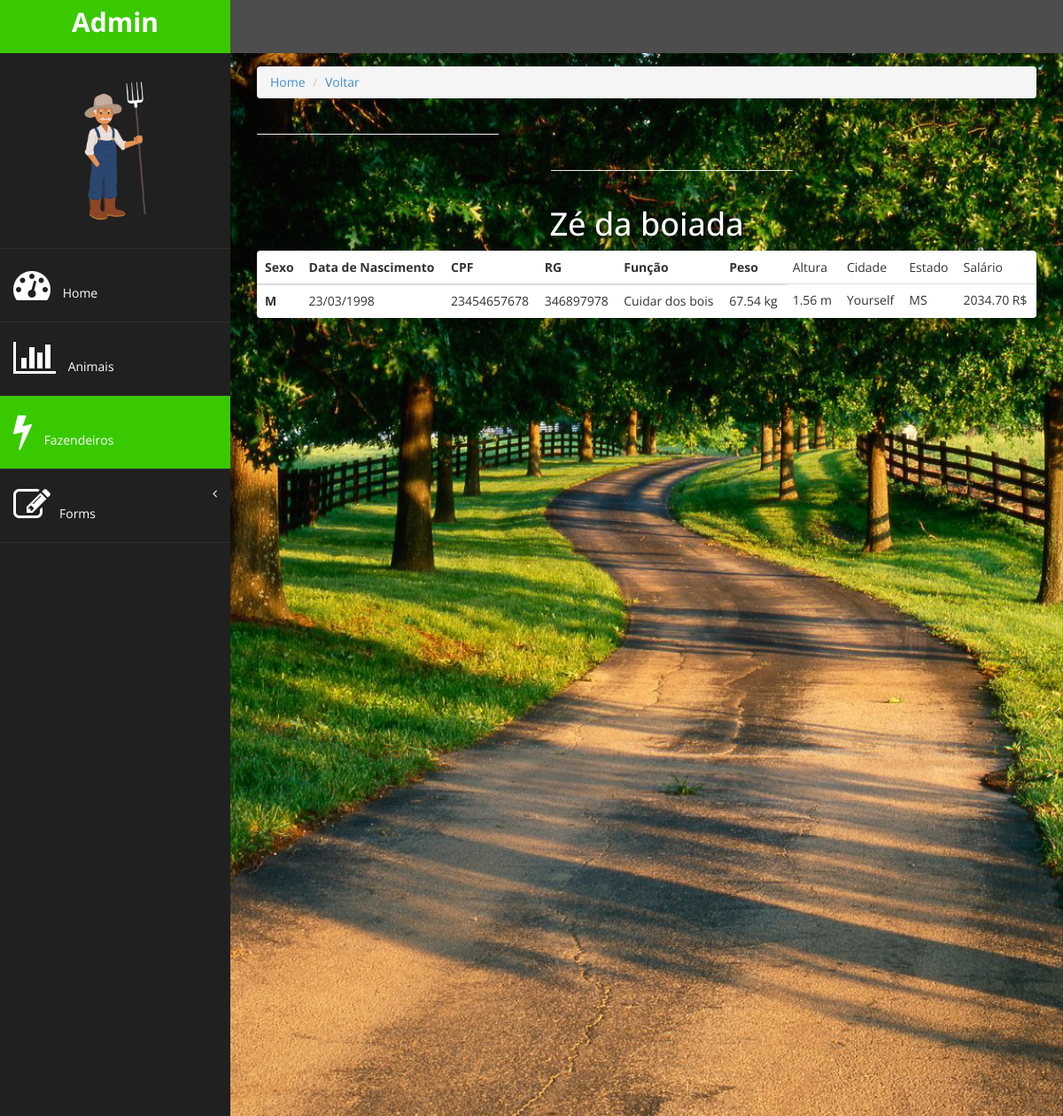
The page /gestao/fazendeiros/1/ on the database its author committed.
### gestao/models.py (models this page shows)
class Fazendeiro(models.Model):
      choices_estado = (
            ('AC','Acre'),
            ('ALA','lagoas'),
            ('AP','Amapá'),
            ('AMA','mazonas'),
            ('BA','Bahia'),
            ('CE','Ceará'),
            ('DF','Distrito Federal'),
            ('ES','Espírito Santo'),
            ('GO','Goiás'),
            ('MA','Maranhão'),
            ('MT','Mato Grosso'),
            ('MS','Mato Grosso do Sul'),
            ('MG','Minas Gerais'),
            ('PA','Pará'),
            ('PB','Paraíba'),
            ('PR','Paraná'),
            ('PE','Pernambuco'),
            ('PI','Piauí'),
            ('RR','Roraima'),
            ('RO','Rondônia'),
            ('RJ','Rio de Janeiro'),
            ('RN','Rio Grande do Norte'),
            ('RS','Rio Grande do Sul'),
            ('SC','Santa Catarina'),
            ('SP','São Paulo'),
            ('SE','Sergipe'),
            ('TO','Tocantins'),
      )
      sexo_choices = (
            ('M','Masculino'),
            ('F','Feminino')
      )
      nome = models.CharField(max_length=20)
      sexo = models.CharField(max_length=1, choices=sexo_choices)
      data_nasc = models.DateField()
      cpf = models.CharField(max_length=11)
      rg = models.CharField(max_length=9)
      funcao = models.CharField(max_length=20)
      peso = models.DecimalField(max_digits=5, decimal_places=2)
      altura = models.DecimalField(max_digits=3, decimal_places=2)
      cidade = models.CharField(max_length=20)
      estado = models.CharField(max_length=2, choices=choices_estado)
      salario = models.DecimalField(max_digits=6, decimal_places=2)

### gestao/views.py (the view)
# urls.py: path('fazendeiros/<int:fazendeiro_id>/', views.fazendeiro_show),
def fazendeiro_show(request, fazendeiro_id):
      fazendeiro = Fazendeiro.objects.get(id=fazendeiro_id)
      return render(request, 'fazendeiro/show.html', {'fazendeiro':fazendeiro})

### gestao/templates/fazendeiro/show.html
{% extends 'base.html' %}
{% block active-fazendeiros %}
active-menu
{% endblock %}
{% block conteudo %}
<div class="row">
      <div class="col-md-12">
            <ol class="breadcrumb">
                  <li><a href="/gestao/">Home</a></li>
                  <li><a href="/gestao/fazendeiros">Voltar</a></li>
            </ol>
      </div>
</div>
<div class="row">
      <div class="col-md-4">
            <hr class="featurette-divider">
      </div>
      <div class="col-md-4 espacamento-linha">
            <hr class="featurette-divider">
      </div>
</div>
<div class="row">
      <div class="col-md-12">
            <h1 id="nome-fazendeiro">{{fazendeiro.nome}}</a></h1>
            <table class="table panel">
                  <thead>
                        <tr>
                              <th>Sexo</th>
                              <th>Data de Nascimento</th>
                              <th>CPF</th>
                              <th>RG</th>
                              <th>Função</th>
                              <th>Peso</th>
                              <td>Altura</td>
                              <td>Cidade</td>
                              <td>Estado</td>
                              <td>Salário</td>
                        </tr>
                  </thead>
                  <tbody>
                        <tr>
                              <th>{{fazendeiro.sexo}}</th>
                              <td>{{fazendeiro.data_nasc | date:"d/m/Y"}}</td>
                              <td>{{fazendeiro.cpf}}</td>
                              <td>{{fazendeiro.rg}}</td>
                              <td>{{fazendeiro.funcao}}</td>
                              <td>{{fazendeiro.peso}} kg</td>
                              <td>{{fazendeiro.altura}} m</td>
                              <td>{{fazendeiro.cidade}}</td>
                              <td>{{fazendeiro.estado}}</td>
                              <td>{{fazendeiro.salario}} R$</td>
                        </tr>
                  </tbody>
            </table>
      </div>
</div>
{% endblock %}

### gestao/static/assets/css/custom.css (style rules this page uses)
body { font-family: 'Open Sans', sans-serif; }

### gestao/static/assets/css/style.css (style rules this page uses)
#nome-fazendeiro { text-align: center; color: white; text-shadow: black 0.1em 0.1em 0.2em }
.espacamento-linha { margin-left: 332px; }

### rows shown on the page
Fazendeiro: nome "Zé da boiada", sexo "M", data_nasc "23/03/1998", cpf "23454657678", rg "346897978", funcao "Cuidar dos bois", peso "67.54", altura "1.56", cidade "Yourself", estado "MS", salario "2034.70"
